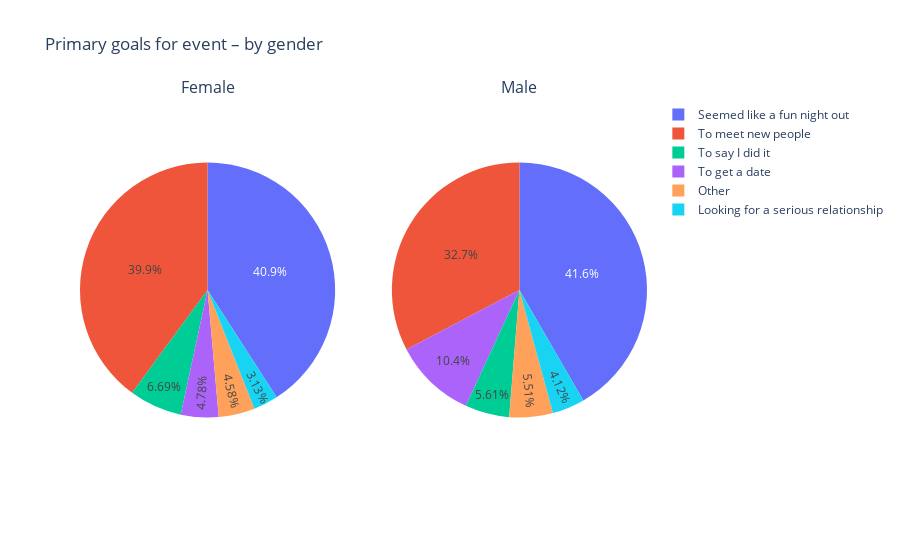

Notebook cell for this chart:
### Code cell
fig = make_subplots(rows=1, cols=2, specs=[[{'type':'domain'}, {'type':'domain'}]],
                    subplot_titles=['Female', 'Male'])

fig.add_trace(
    go.Pie(
        labels=df_goal_gender.index,
        values=df_goal_gender['Female'],
        name="Female"
    ),
    row=1, col=1
)

fig.add_trace(
    go.Pie(
        labels=df_goal_gender.index,
        values=df_goal_gender['Male'],
        name="Male"
    ),
    row=1, col=2
)

fig.update_layout(
    title_text="Primary goals for event – by gender"
)

fig.show()

### Figure 1 — Plotly figure (JSON) as saved in the notebook; plotly's stock layout.template omitted (floating-point values rounded to 4 significant figures)
{"data": [{"domain": {"x": [0, 0.45], "y": [0, 1]}, "labels": ["Looking for a serious relationship", "Other", "Seemed like a fun night out", "To get a date", "To meet new people", "To say I did it"], "name": "Female", "type": "pie", "values": [129, 189, 1687, 197, 1647, 276]}, {"domain": {"x": [0.55, 1], "y": [0, 1]}, "labels": ["Looking for a serious relationship", "Other", "Seemed like a fun night out", "To get a date", "To meet new people", "To say I did it"], "name": "Male", "type": "pie", "values": [172, 230, 1738, 434, 1365, 234]}], "layout": {"annotations": [{"font": {"size": 16}, "showarrow": false, "text": "Female", "x": 0.225, "xanchor": "center", "xref": "paper", "y": 1, "yanchor": "bottom", "yref": "paper"}, {"font": {"size": 16}, "showarrow": false, "text": "Male", "x": 0.775, "xanchor": "center", "xref": "paper", "y": 1, "yanchor": "bottom", "yref": "paper"}], "title": {"text": "Primary goals for event – by gender"}}}
